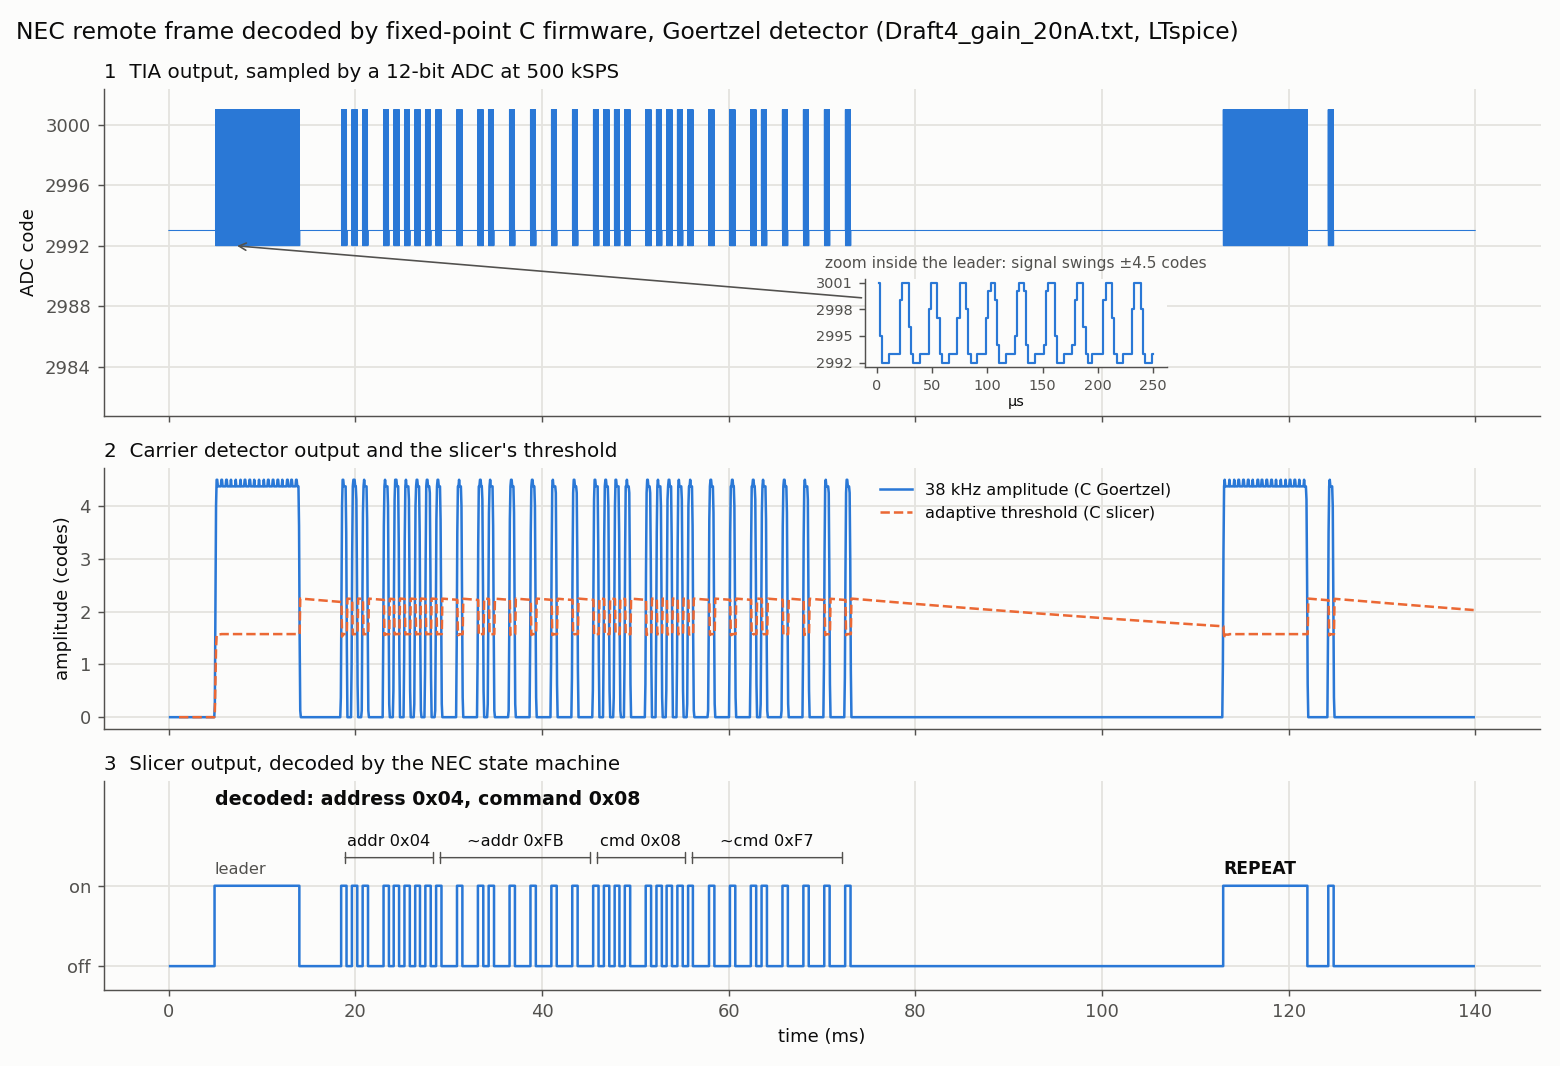

Here is the Python script that generated this plot:
"""One-figure demo: an LTspice NEC waveform decoded by the fixed-point C receiver.

  python demo.py                                  # ../sim/exports/Draft4_gain_20nA.txt -> demo.png
  python demo.py ../sim/exports/Draft4_gain.txt --out demo_100nA.png
  python demo.py ../sim/exports/Draft5_servo_allnoises.txt --detector iq --out demo_iq_allnoises.png

Panels (shared time axis), all from firmware/ir_run.exe except the ADC model:
  1. TIA output as 12-bit ADC codes (500 kSPS), with a zoom on the 38 kHz carrier
  2. Goertzel carrier amplitude and the slicer's adaptive threshold
  3. Slicer output with the decoded NEC bytes
"""
import argparse, os, subprocess, tempfile
import numpy as np
import matplotlib.pyplot as plt
import ir_dsp as d
import test_goertzel_fixed as g

INK, INK2, SURFACE, GRID = "#0b0b0b", "#52514e", "#fcfcfb", "#e4e3df"
BLUE, ORANGE = "#2a78d6", "#eb6834"          # dataviz default slots 1 and 2


def run_receiver(codes, detector="goertzel"):
    """-> frames, slicer bits, threshold (codes), envelope (codes), all from the C build."""
    with tempfile.TemporaryDirectory() as td:
        fi, fb, ft = (os.path.join(td, n) for n in ("in.u16", "bits.u8", "thr.f32"))
        codes.astype("<u2").tofile(fi)
        flag = ["-iq"] if detector == "iq" else []
        out = subprocess.run([g.IR_EXE] + flag + [fi, fb, ft], check=True, capture_output=True,
                             text=True).stdout
        bits = np.fromfile(fb, dtype=np.uint8).astype(bool)
        thr = np.fromfile(ft, dtype="<f4").astype(float)
    frames = []
    for line in out.split("\n"):
        p = line.split()
        if p and p[0] == "R": frames.append(dict(repeat=True, k=int(p[1])))
        elif p: frames.append(dict(repeat=False, k=int(p[1]), addr=int(p[2]),
                                   cmd=int(p[3]), extended=bool(int(p[4]))))
    env = g.run_c(codes, detector) / 8.0
    return frames, bits, thr, env


def byte_spans(bits, t_env, k_leader):
    """(start, end) time of each of the 4 bytes after the leader at envelope index k_leader."""
    runs = d.run_lengths(bits, g.FE)
    starts = [i for i, r in enumerate(runs) if r[0] and abs(r[2] * g.FE - k_leader) < 1.5]
    if not starts: return []
    marks = [r for r in runs[starts[0] + 2:] if r[0]][:33]      # 32 data marks + stop
    if len(marks) < 33: return []
    t0 = t_env[0]
    edge = lambda r: t0 + r[2]
    return [(edge(marks[8 * b]), edge(marks[8 * b + 8])) for b in range(4)]


def main():
    ap = argparse.ArgumentParser()
    ap.add_argument("file", nargs="?", default=os.path.join(g.HERE, "..", "sim", "exports", "Draft4_gain_20nA.txt"))
    ap.add_argument("--node", default="V(tia)")
    ap.add_argument("--out", default=os.path.join(g.HERE, "demo.png"))
    ap.add_argument("--detector", choices=["goertzel", "iq"], default="goertzel")
    a = ap.parse_args()

    g.build()
    t, v = d.load_ltspice_txt(a.file, a.node)
    codes = g.to_codes(v)
    frames, bits, thr, env = run_receiver(codes, a.detector)
    if a.detector == "iq":   # output k at sample 32k+31, minus CIC + FIR group delay
        delay = g.IQ_ORDER * (g.IQ_R1 - 1) / 2 + (g.IQ_NTAPS - 1) / 2 * g.IQ_R1
        t_env = (np.arange(len(env)) * g.HOP + g.HOP - 1 - delay) / d.FS
    else:                    # Goertzel block centre
        t_env = (np.arange(len(env)) * g.HOP + g.N / 2) / d.FS
    det = "I/Q" if a.detector == "iq" else "Goertzel"
    n = min(len(t_env), len(bits))
    t_env, env, bits, thr = t_env[:n], env[:n], bits[:n], thr[:n]
    ms = lambda x: np.asarray(x) * 1e3

    for f in frames:
        print("REPEAT" if f["repeat"] else
              f"frame addr=0x{f['addr']:02X} cmd=0x{f['cmd']:02X}", f"at {t_env[f['k']]*1e3:.2f} ms")

    plt.rcParams.update({"font.size": 10, "axes.edgecolor": INK2, "axes.labelcolor": INK,
                         "xtick.color": INK2, "ytick.color": INK2, "text.color": INK})
    fig, ax = plt.subplots(3, 1, figsize=(12, 8.2), sharex=True, facecolor=SURFACE,
                           gridspec_kw=dict(height_ratios=[1.25, 1, 0.8]))
    for x in ax:
        x.set_facecolor(SURFACE)
        x.grid(True, color=GRID, lw=1); x.set_axisbelow(True)
        for s in ("top", "right"): x.spines[s].set_visible(False)

    # 1. ADC codes
    lo, hi = np.percentile(codes, [0.05, 99.95])
    span = max(hi - lo, 4)
    ax[0].plot(ms(t), codes, color=BLUE, lw=0.6)
    ax[0].set_ylim(lo - 1.25 * span, hi + 0.15 * span)     # trace on top, inset below
    ax[0].yaxis.set_major_locator(plt.MaxNLocator(6, integer=True))
    ax[0].set_ylabel("ADC code")
    ax[0].set_title("1  TIA output, sampled by a 12-bit ADC at 500 kSPS", loc="left", fontsize=11)

    lead = [f for f in frames if not f["repeat"]]
    if lead:
        tz = t_env[lead[0]["k"]] + 2e-3                          # inside the 9 ms leader
        z = (t >= tz) & (t < tz + 0.25e-3)
        # inset sits below the trace, in the gap between the frame and the repeat
        ins = ax[0].inset_axes([0.53, 0.15, 0.21, 0.27])
        ins.yaxis.set_major_locator(plt.MaxNLocator(4, integer=True))
        ins.set_facecolor(SURFACE)
        ins.step((t[z] - tz) * 1e6, codes[z], where="mid", color=BLUE, lw=1.2)
        ins.set_xlabel("µs", fontsize=8, labelpad=1)
        ins.tick_params(labelsize=8)
        half = (codes[z].max() - codes[z].min()) / 2
        # the zoom shows everything the ADC sees (carrier + any interference), so say that
        ins.set_title(f"zoom inside the leader: signal swings ±{half:.1f} codes",
                      fontsize=8.5, color=INK2)
        for s in ("top", "right"): ins.spines[s].set_visible(False)
        ax[0].annotate("", xy=(ms(tz), lo), xycoords="data",
                       xytext=(0.53, 0.36), textcoords="axes fraction",
                       arrowprops=dict(arrowstyle="->", color=INK2, lw=0.9))

    # 2. envelope + threshold
    ax[1].plot(ms(t_env), env, color=BLUE, lw=1.4, label=f"38 kHz amplitude (C {det})")
    ax[1].plot(ms(t_env), thr, color=ORANGE, lw=1.4, ls="--", label="adaptive threshold (C slicer)")
    ax[1].set_ylabel("amplitude (codes)")
    ax[1].legend(loc="upper left", bbox_to_anchor=(0.53, 1.0), frameon=False, fontsize=9)
    ax[1].set_title("2  Carrier detector output and the slicer's threshold", loc="left", fontsize=11)

    # 3. bits + decoded bytes
    ax[2].step(ms(t_env), bits.astype(int), where="mid", color=BLUE, lw=1.4)
    ax[2].set_ylim(-0.3, 2.3)
    ax[2].set_yticks([0, 1]); ax[2].set_yticklabels(["off", "on"])
    ax[2].set_xlabel("time (ms)")
    ax[2].set_title("3  Slicer output, decoded by the NEC state machine", loc="left", fontsize=11)
    for f in frames:
        t0 = t_env[f["k"]]
        if f["repeat"]:
            ax[2].annotate("REPEAT", (ms(t0), 1.15), fontsize=9.5, fontweight="bold")
            continue
        ax[2].annotate("leader", (ms(t0), 1.15), fontsize=9, color=INK2)
        b1 = f["addr"] >> 8 if f["extended"] else (~f["addr"]) & 0xFF
        labels = [f"addr 0x{f['addr'] & 0xFF:02X}",
                  f"addr_hi 0x{b1:02X}" if f["extended"] else f"~addr 0x{b1:02X}",
                  f"cmd 0x{f['cmd']:02X}", f"~cmd 0x{(~f['cmd']) & 0xFF:02X}"]
        for (s, e), lab in zip(byte_spans(bits, t_env, f["k"]), labels):
            ax[2].annotate("", (ms(s), 1.35), (ms(e), 1.35),
                           arrowprops=dict(arrowstyle="|-|", color=INK2, lw=0.8, mutation_scale=3))
            ax[2].text(ms((s + e) / 2), 1.5, lab, ha="center", fontsize=9)
        ax[2].text(ms(t0), 2.0, f"decoded: address 0x{f['addr']:02X}, command 0x{f['cmd']:02X}",
                   fontsize=10.5, fontweight="bold")

    if not frames:
        ax[2].text(0.5, 0.6, "nothing decoded", transform=ax[2].transAxes, ha="center",
                   fontsize=11, fontweight="bold")
    verb = "decoded" if frames else "NOT decoded"
    fig.suptitle(f"NEC remote frame {verb} by fixed-point C firmware, {det} detector "
                 f"({os.path.basename(a.file)}, LTspice)", x=0.01, ha="left", fontsize=13)
    fig.tight_layout()
    fig.savefig(a.out, dpi=130, facecolor=SURFACE)
    print("wrote", a.out)


if __name__ == "__main__":
    main()
